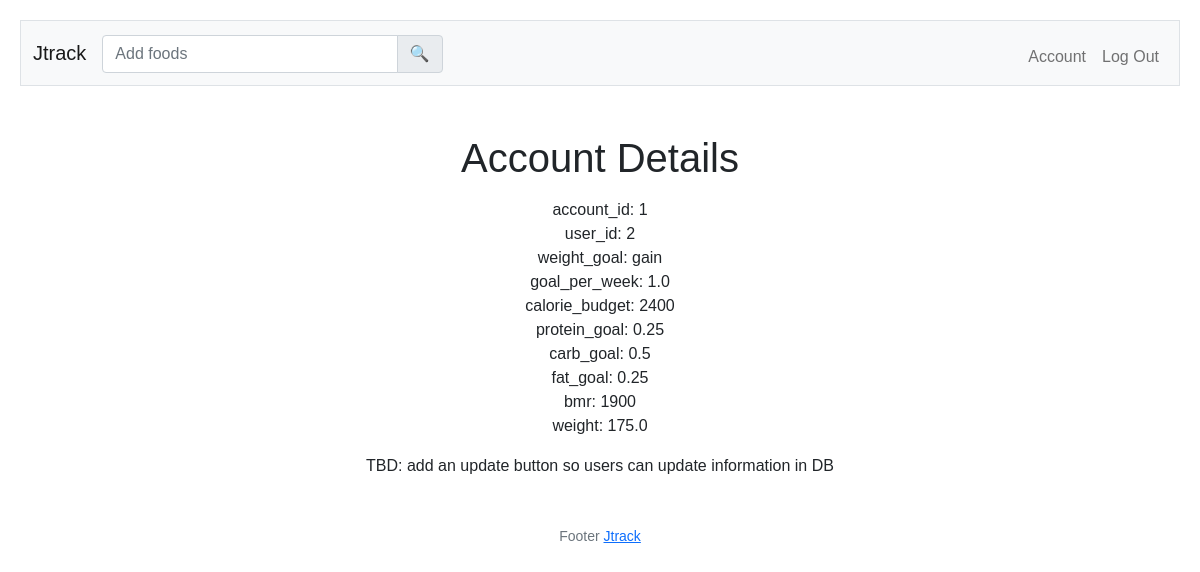
Page /account-details (signed in) on the committed database.
### tables this page shows
CREATE TABLE account (
    account_id INTEGER PRIMARY KEY,
    user_id INTEGER,
    weight_goal TEXT,
    goal_per_week REAL,
    calorie_budget INTEGER,
    protein_goal REAL,
    carb_goal REAL, 
    fat_goal REAL,
    bmr INTEGER,
    weight REAL
);

### app.py (the view)
@app.route("/account-details", methods=["GET"])
@login_required
def account_details():
    user_id = session["user_id"]
    account_details = db.execute("SELECT * FROM account WHERE user_id = ?", user_id)[0]
    return render_template("account-details.html", account_details=account_details)

### project.py (called while the page is built)
def login_required(f):
    @wraps(f)
    def decorated_function(*args, **kwargs):
        if session.get("user_id") is None:
            return redirect("/login")
        return f(*args, **kwargs)
    return decorated_function

### templates/account-details.html (shortened to what this page needs)
{% extends "layout.html" %}
{% block main %}
<h1>Account Details</h1>
<p>
    {% for key, value in account_details.items() %}
        <div>{{ key }}: {{ value }}</div>
    {% endfor %}
</p>
<div>TBD: add an update button so users can update information in DB</div>
{% endblock %}

### templates/layout.html (shortened to what this page needs)
<!DOCTYPE html>
<html lang="en">
<head>
    <link rel="stylesheet" type="text/css" href="https://cdn.jsdelivr.net/npm/nutrition-label-jquery-plugin/dist/css/nutritionLabel-min.css">
    <link href="https://cdn.jsdelivr.net/npm/bootstrap@5.1.3/dist/css/bootstrap.min.css" rel="stylesheet">
    <link href="/static/styles.css" rel="stylesheet">
</head>
<body>
    <nav class="bg-light border navbar navbar-expand-md navbar-light">
        <div class="container-fluid">
            <a class="navbar-brand" href="/"><span>Jtrack</span></a>
            {% if session["user_id"] %}
            <div class="input-results-container">
                <div class="input-results-wrapper">
                    <div class="start-input-form">
                        <form id="search-form" method="post" action="/">
                            <div class="input-group mb-3">
                                <input autocomplete="off" class="form-control input-form" type="text" id="food-search" name="food-search" placeholder="Add foods">
                                <span class="input-group-text" id="search-addon">🔍</span>
                            </div>
                        </form>
                    </div>
                </div>
            </div>
            <div class="collapse navbar-collapse" id="navbar">
                <ul class="navbar-nav ms-auto mt-2">
                    <li class="nav-item"><a class="nav-link" href="/account">Account</a> </li>
                    <li class="nav-item"><a class="nav-link" href="/logout">Log Out</a></li>
                </ul>
                {% else %}
                <ul class="navbar-nav ms-auto mt-2">
                    <li class="nav-item"><a class="nav-link" href="/register">Register</a></li>
                    <li class="nav-item"><a class="nav-link" href="/login">Log In</a></li>
                </ul>
                {% endif %}
            </div>
        </div>
    </nav>
    <main class="container-fluid py-5 text-center">
        {% block main %}{% endblock %}
    </main>
    <footer class="mb-5 small text-center text-muted">
        Footer <a href="#">Jtrack</a>
    </footer>
</body>
</html>

### static/styles.css (style rules this page uses)
body { font-family: Arial, sans-serif; padding: 20px; }
h1 { text-align: center; }
.input-results-container { display: flex; justify-content: center; width: 30%; margin: 0 auto; position: relative; }
.input-results-wrapper { display: flex; flex-direction: column; width: 100%; }
.start-input-form { justify-content: left; align-items: center; margin-bottom: -17px; }

### rows in the picture
account: key "weight_goal", weight_goal "gain", key "goal_per_week", goal_per_week "1.0", key "calorie_budget", calorie_budget "2400", key "protein_goal", protein_goal "0.25", key "carb_goal", carb_goal "0.5", key "fat_goal", fat_goal "0.25", key "bmr", bmr "1900", key "weight", weight "175.0"

### other values in the picture
{{ key }} "account_id" "user_id"
{{ value }} "1" "2"
